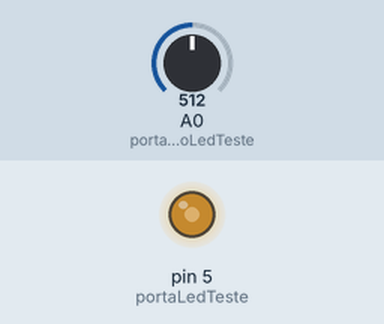
A sketch run on a simulated Arduino Uno, built with avr-gcc and run on an emulated ATmega328P. Parts: output pins drawn as LEDs (lit = HIGH). The inputs (shaded band) are chosen by the test bench; at power-on: A0 (portaPotenciometroLedTeste) = 512.

Above: at 1.2 s.
1.3 s: A0 (portaPotenciometroLedTeste) set to 716
At 2.4 s:
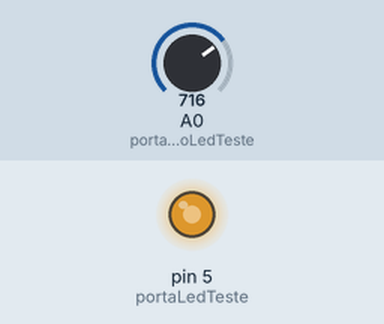
2.8 s: A0 (portaPotenciometroLedTeste) set to 900
At 3.5 s:
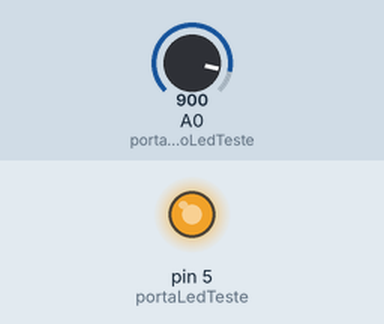
4.3 s: A0 (portaPotenciometroLedTeste) set to 122
At 4.7 s:
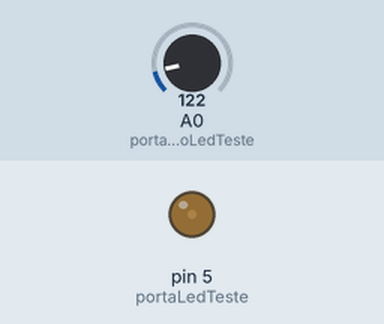
5.8 s: A0 (portaPotenciometroLedTeste) set to 0
At 7.0 s:
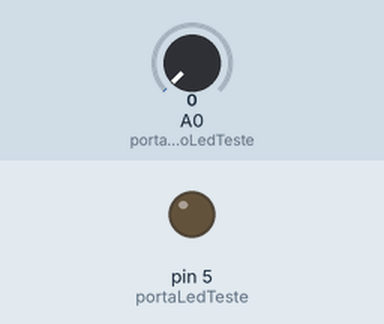
7.3 s: A0 (portaPotenciometroLedTeste) set to 511
At 8.2 s:
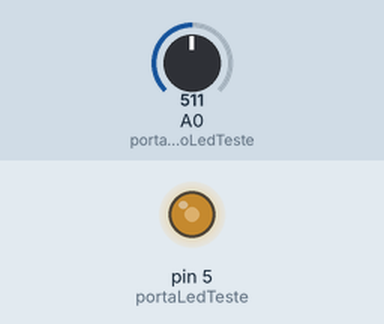
Timing chart, 0 to 9.8 s (numbered marks = the images above; inputs shaded):
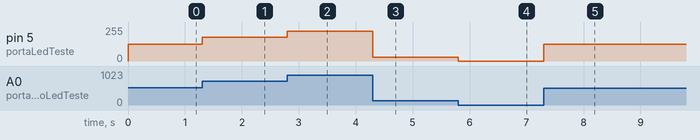

Measured:
- after the input at 1.3 s, pin 5 (portaLedTeste): 127/255 → 178/255 at once
- after the input at 2.8 s, pin 5 (portaLedTeste): 178/255 → 224/255 at once
- after the input at 4.3 s, pin 5 (portaLedTeste): 224/255 → 30/255 at once
- after the input at 5.8 s, pin 5 (portaLedTeste): 30/255 → 0/255 at once
- after the input at 7.3 s, pin 5 (portaLedTeste): 0/255 → 127/255 at once

The sketch:

led_com_potenciometro.ino
```cpp
/* by Samuel Moro Bergamo Cavalcante
   este código objetiva apresentar um led de auto brilho controlado
   via PWM, cujo varia com um potenciometro.
   É um exercicio para praticar o entendimento do led RGB.
   A ideia é apresentar também o uso de funções.
*/
// ++ Variáveis do Programa ++
const int portaLedTeste = 5;
const int portaPotenciometroLedTeste = 0;
//const int portaPiezometro = 3; //teste pois leguei um Piezometro para
const int temp0Sistema = 100;
int valorLidoSensorPotenciometroLedTeste = 0;
// -- Variáveis do Programa --

// ++ Declaração de Funções ++
int sensorPotenciometro();
void frequenciaLed(int frequencia);
// -- Fim Declaração de Funções --

// ++ código ++
void setup(){
  pinMode(portaLedTeste,OUTPUT);
}

void loop(){
  valorLidoSensorPotenciometroLedTeste = sensorPotenciometro();
  frequenciaLed(valorLidoSensorPotenciometroLedTeste);
}

int sensorPotenciometro(){
  return analogRead(portaPotenciometroLedTeste);
}

void frequenciaLed(int frequencia){
  frequencia = map(frequencia, 0, 1023, 0, 255);
  analogWrite(portaLedTeste, frequencia);
//  analogWrite(portaPiezometro, frequencia);
}
```
